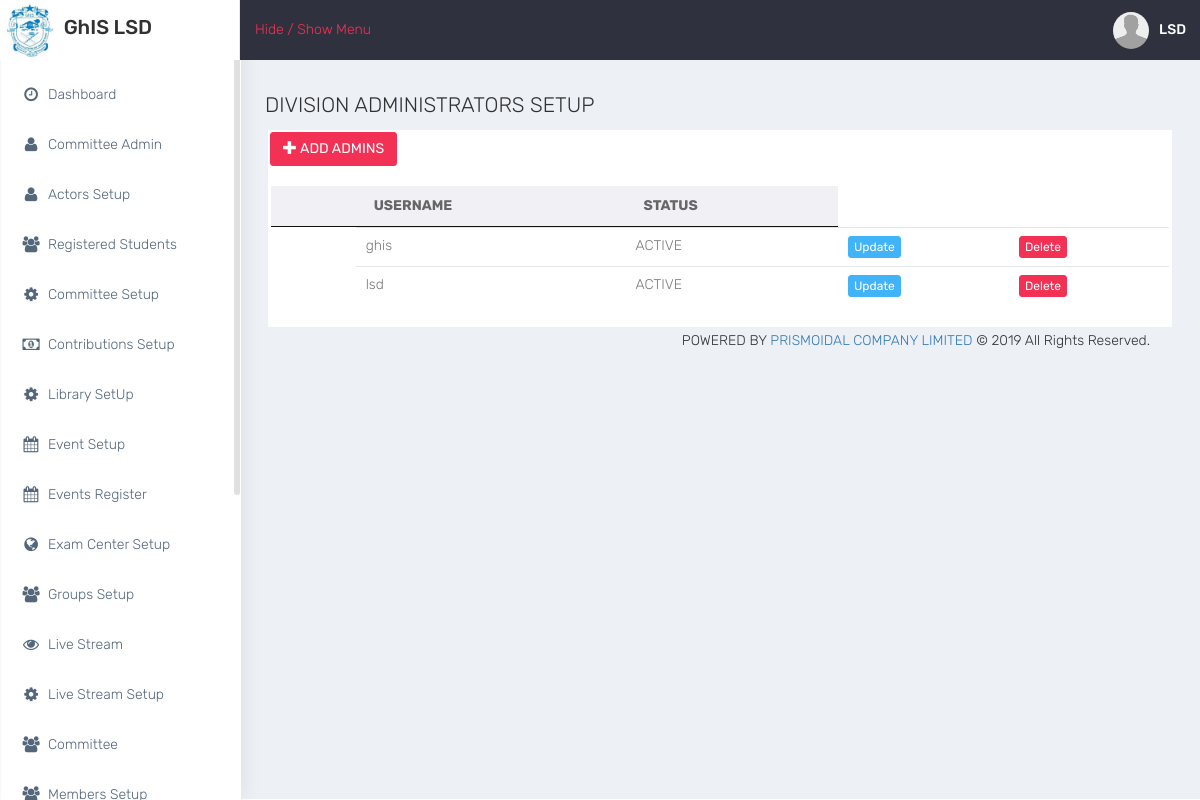
Page /pages/super_users.php (signed in) on the committed database.
### tables this page shows
CREATE TABLE `users` (
  `user_id` int(11) NOT NULL,
  `account_type` varchar(100) NOT NULL,
  `account_type_id` int(11) NOT NULL,
  `account_stage` varchar(10) NOT NULL,
  `member_id` varchar(100) NOT NULL,
  `user_password` varchar(100) NOT NULL,
  `reset_password` varchar(10) NOT NULL,
  `group_id` varchar(10) NOT NULL,
  `school_id` int(11) NOT NULL,
  `status` varchar(10) NOT NULL,
  `division` varchar(50) NOT NULL,
  `user_login_status` varchar(20) NOT NULL,
  `record_hide` varchar(10) NOT NULL,
  `date_done` timestamp NOT NULL DEFAULT current_timestamp()
);

### pages/Classes/db/db.php (called while the page is built)
<?php
	class DbConnect{
		private $host = "localhost";
		private $dbname = "ghislsd_db";
		private $user = "root";
		private $password = "";
		public function connect(){
			try {
					$conn = new PDO("mysql:host=".$this->host."; dbname=".$this->dbname,$this->user,$this->password);
					$conn->setAttribute(PDO::ATTR_ERRMODE,PDO::ERRMODE_EXCEPTION);
					return $conn;
			} catch (PDOException $e) {
				echo "Database Error:".$e->getMessage();
			}
		}
	}
 ?>

### pages/Classes/Users.php (called while the page is built, shortened)
<?php
	class Users{
		private $dbConn;
		private $table= "users";
		public function __construct(){
			require_once("db/db.php");
			$db = new DbConnect();
			$this->dbConn = $db->connect();
		}
			function get_administrators(){
				$accountType = 'administrator';
				$sql="SELECT * FROM $this->table WHERE account_type=:accountType  ORDER BY user_id DESC";
				$stmt = $this->dbConn->prepare($sql);
				$stmt->bindParam(":accountType",$accountType);
				if ($stmt->execute()) {
					$results= $stmt->fetchAll(PDO::FETCH_ASSOC);
					return $results;
				}
				else{
					die();
					}
			}
}
 ?>

### pages/super_users.php (the view, shortened to what this page needs)
<?php
      include("header.php");
      require_once("Classes/Users.php");
?>
<div class="row">
    <div class="col-sm-12">
        <h3 class="box-title">DIVISION ADMINISTRATORS SETUP</h3>
        <div class="white-box">
            <div class="row">
              <div class="col-md-2">
                 <button data-toggle="modal" data-target="#myModal" class="btn btn-danger"><span class="glyphicon glyphicon-plus"></span> ADD ADMINS</button>
              </div>
              <br>
              <div class="col-md-12">
                        <div class="table-responsive"><br>
                            <table class="table table-hover">
                                <thead>
                                    <tr>
                                        <th></th>
                                        <th>USERNAME</th>
                                        <th>STATUS</th>
                                    </tr>
                                </thead>
                                <tbody id="memberresultsDisplay">
                                    <?php
                                      $objUsers = new Users();
                                      $users = $objUsers->get_administrators();
                                      foreach ($users as $user) {
                                          if ($user["division"] == $_SESSION['division']) {
                                                  echo "
                                                      <tr class='row'>
                                                        <td>".$user["member_id"]."</td>
                                                        <td>".$user["status"]."</td>
                                                        <td>
                                                          <input type='button' name='view' value='Update' id='".trim($user["user_id"])."' class='btn btn-info btn-xs update_data' />
                                                        </td>
                                                        <td>
                                                          <input type='button' name='view' value='Delete' id='".trim($user["user_id"])."' class='btn btn-danger btn-xs del_data' />
                                                        </td>
                                                      </tr>
                                                    ";
                                              }
                                          }
                                     ?>
                                </tbody>
                            </table>
                        </div>
                      </div>
            </div>
            <br>
        </div>
    </div>
</div>
<?php include("footer.php");?>

### pages/css/colors/default.css (style rules this page uses)
body { background: #fff; }
#side-menu li a { color: #54667a; }
#side-menu li a { color: #54667a; border-left: 0px solid #fff; }
#side-menu > li > a { border-left: 3px solid transperant; }

### pages/css/datatables.css (style rules this page uses)
table.dataTable { width: 100%; margin: 0 auto; clear: both; border-collapse: separate; border-spacing: 0; }
table.dataTable thead th, table.dataTable tfoot th { font-weight: bold; }
table.dataTable thead th, table.dataTable thead td { padding: 10px 18px; border-bottom: 1px solid #111; }
table.dataTable tbody tr { background-color: #ffffff; }
table.dataTable tbody th, table.dataTable tbody td { padding: 8px 10px; }
table.dataTable, table.dataTable th, table.dataTable td { box-sizing: content-box; }

### rows in the picture
users: member "ghis", status "ACTIVE"
users: member "lsd", status "ACTIVE"

### other values in the picture
$objUsers->get_header_fullname($_SESSION["member_id"]) "LSD"
